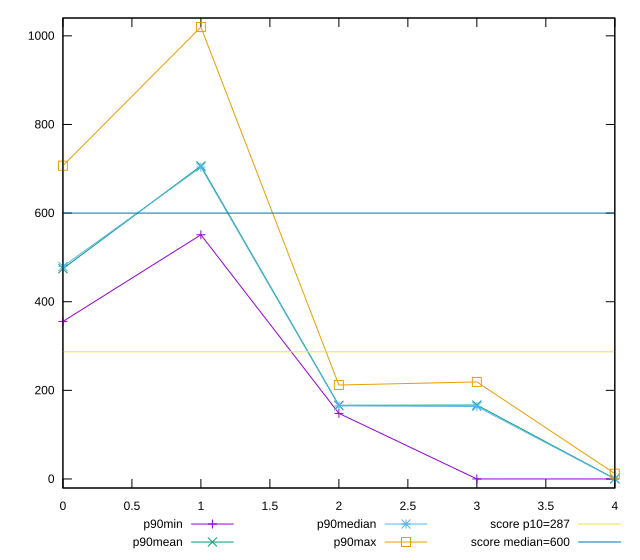

Write the gnuplot code that produced this figure.
reset

$p90Min <<EOF
0 355.5
1 551
2 148
3 0
4 0
EOF

$p90Mean <<EOF
0 474.5461276595745
1 706.4868670212767
2 166.2765957446808
3 166.7659574468085
4 0.5957446808510638
EOF

$p90Median <<EOF
0 479.5
1 703.8185000000008
2 165
3 163.49999999999966
4 0
EOF

$p90Max <<EOF
0 706.9999999999991
1 1019.8379999999988
2 211.99999999999977
3 219
4 12
EOF

set key outside below
set xrange [0:4]
set yrange [-20.396759999999976:1040.234759999999]
set trange [-20.396759999999976:1040.234759999999]
set terminal svg size 640, 560 enhanced background rgb 'white'
set output "report_00012_2021-02-09T11:01:39.952Z/total-blocking-time/progression/value.svg"

plot $p90Min title "p90min" with linespoints, \
     $p90Mean title "p90mean" with linespoints, \
     $p90Median title "p90median" with linespoints, \
     $p90Max title "p90max" with linespoints, \
     287 title "score p10=287", \
     600 title "score median=600"

reset
